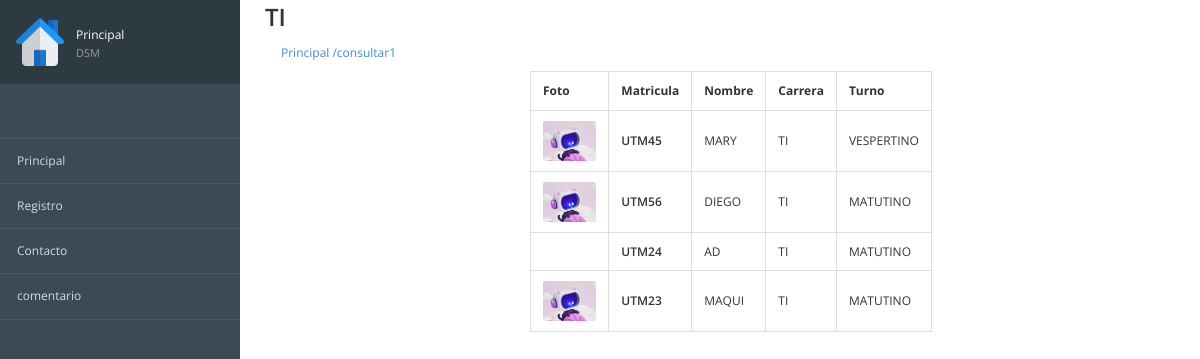
The page /consultar1 on the database its author committed.
### registros/models.py (models this page shows, shortened)
class Alumnos (models.Model): #Define la estructura de nuetra tabla
    matricula= models.CharField(max_length=12,verbose_name="Mat")
    nombre= models.TextField() #Texto Largo
    carrera=models.TextField()
    turno=models.CharField(max_length=10)
    imagen=models.ImageField(null=True,upload_to="Fotos", verbose_name="Fotografia")
    created=models.DateTimeField(auto_now_add=True) #Fecha Tiempo
    updated=models.DateTimeField(auto_now_add=True)
    class  Meta:
        verbose_name="Alumno"
        verbose_name_plural="Alumnos"
        ordering=["-created"]

### registros/views.py (the view)
# urls.py: path("consultar1", views_registros.consultar1, name="consultar1"),
def consultar1(request):
    alumnos=Alumnos.objects.filter(carrera="TI")
    return render(request, "registros/consultas.html",{'9B': alumnos})

### registros/Templates/registros/consultas.html (shortened to what this page needs)
{% extends "inicio/Encabezado.html" %}
{% block imagen%}
{% load static%}
{% static 'inicio/css/images/home.png'%}
{% endblock%}
{% block contenido %}
        <div class="page-content">
			<div class="page-header">
				<div class="page-title">
					<table class="table table-bordered table -striped">
						<thead>
							<tr>
								<th> Foto </th>
								<th> Matricula </th>
								<th> Nombre</th>
								<th> Carrera </th>
								<th> Turno </th>
							</tr>
						</thead>
						<tbody>
							{% for alumno in 9B %}
							<tr>
								<td class="text-center">
								<img src= "{{alumno.imagen.url}}" alt="" class="img-media">
								</td>
								<td class="text-semibold">{{alumno.matricula}} </td>
								<td class="muted"> {{alumno.nombre}}</td>
								<td class="muted">{{alumno.carrera}} </td>
								<td class="muted">{{alumno.turno}} </td>
							</tr>
							{% endfor %}
						</tbody>
					</table>
				</div>
			</div>
		</div>
{% endblock%}

### inicio/static/inicio/css/londinium-theme.css (style rules this page uses)
.panel-toolbar:after, .page-header:after, .header-bar-stats .page-stats li:after, .panel-heading:after { content: ""; display: table; clear: both; }
html { height: 100%; }
body { font-family: 'Open Sans', sans-serif; font-size: 12px; position: relative; min-height: 100%; }
.text-semibold { font-weight: 600; }
.img-media { height: 40px; border-radius: 2px; }
.page-header { padding: 0; margin: 0; position: relative; border: 0; }
.page-title { float: left; }
.table { margin-bottom: 0; }
.table > thead > tr > th { border-bottom-width: 1px; outline: 0; }
.table > thead > tr > th, .table > tbody > tr > th, .table > tfoot > tr > th, .table > thead > tr > td, .table > tbody > tr > td, .table > tfoot > tr > td { vertical-align: middle; padding: 10px 12px; }

### rows shown on the page
Alumnos: imagen (picture), matricula "UTM45", nombre "MARY", carrera "TI", turno "VESPERTINO"
Alumnos: imagen (picture), matricula "UTM56", nombre "DIEGO", carrera "TI", turno "MATUTINO"
Alumnos: matricula "UTM24", nombre "AD", carrera "TI", turno "MATUTINO"
Alumnos: imagen (picture), matricula "UTM23", nombre "MAQUI", carrera "TI", turno "MATUTINO"

### other values the page prints
{{ request.path }} "/consultar1"
